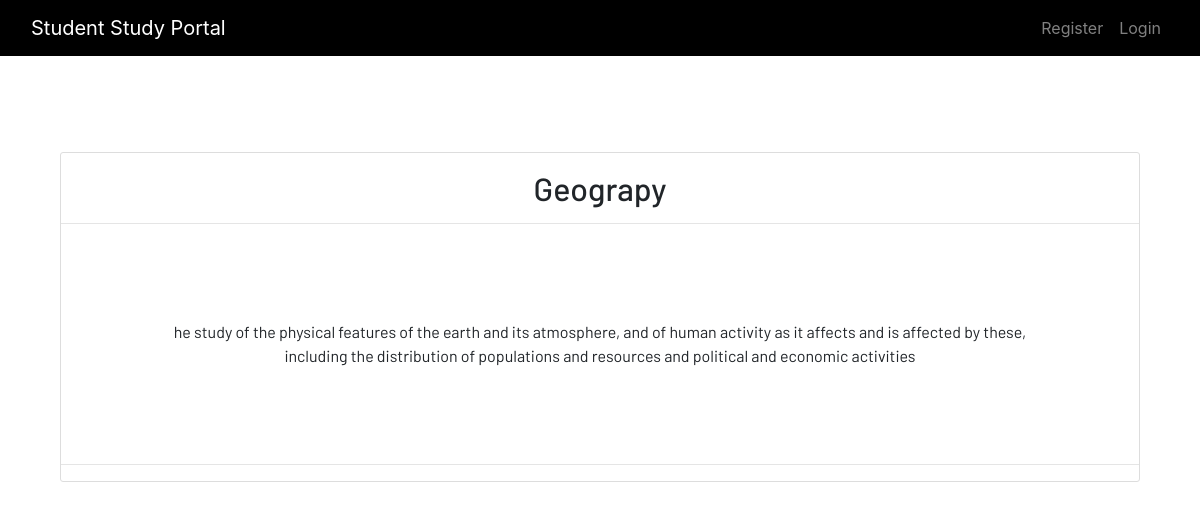
Screenshot of /notes_detail/1 with the database file from the repository.
### dashboard/models.py (models this page shows, shortened)
class Notes(models.Model):
    user = models.ForeignKey(User,on_delete=models.CASCADE)
    title= models.CharField( max_length=250)
    description = models.TextField()
    class Meta:
        verbose_name = 'notes'
        verbose_name_plural = 'notes'

### dashboard/views.py (the view)
# urls.py: path('notes_detail/<int:pk>',views.NotesDetailView.as_view(),name='notes-detail'),
class NotesDetailView(generic.DetailView):
    model= Notes

### dashboard/templates/dashboard/notes_detail.html
{% extends 'dashboard/base.html' %} {% load static %} {% block content %}
<section class='text-center container'>
    <div class="container">
        <div class="content-section p-0 mt-5">
            <div class="m-3">
                <h2>{{notes.title}}</h2>
            </div>
            <hr class="p-0 m-0">
            <p class="description m-5 p-5">
                {{notes.description}}
            </p>
            <hr>
        </div>
    </div>
</section>
{% endblock content %}

### static/css/main.css (style rules this page uses)
html { scroll-behavior: smooth; height: 100%; width: 100%; }
html, body { max-width: 100%; overflow-x: hidden; height: 100%; width: 100%; background: linear-gradient(to bottom, #ffffff 100%, #ffffff 0%); overflow-x: hidden; background-repeat: no-repeat; }
.content-section { background: #ffffff; padding: 10px 20px; border: 1px solid #dddddd; border-radius: 3px; margin-bottom: 20px; }

### rows the page displays
Notes: title "Geograpy", description "he study of the physical features of the earth and its atmosphere, and of human activity as it affects and is affected by these, including the distribution of populations and resources and political and economic activities"
